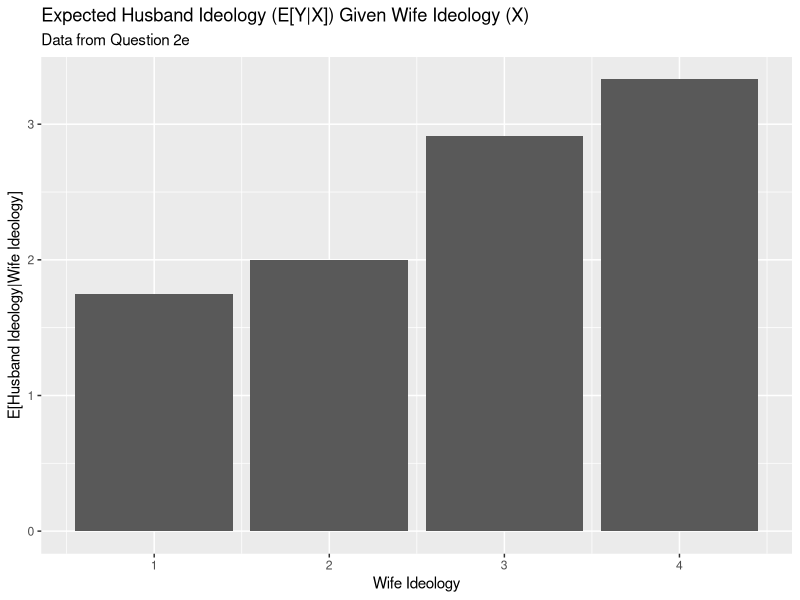

Source code (R):
## ---- chunk 1
knitr::opts_chunk$set(echo = TRUE)
set.seed(6800)
library(tidyverse)
## ---- chunk 2
# First, I create the "women" dataset. Most of what we looked at in question 2 
# was Y|X, or men|women. So it's easier to create "women" first and then base the men off
# of that because the calculations are already done.

women <- sample(1:4, size = 1000, replace = TRUE, prob = c(.24, .25, .33, .18))

# Create an empty vector for men that I can modify with a for loop.

men <- c(rep(1, 1000))

couples <- data.frame(women, men)

# For loop time. For the probabilities, I used the probability at each value (X, Y)
# and divided it by the marginal probability for (X = x) for each value.

for(i in 1:1000){
  if(couples$women[i] == 1){
    couples$men[i] <- sample(1:4, replace = TRUE, prob = c((.12/.24), (.08/.24), 
                                                           (.02/.24), (.02/.24)))
  }
  else if(couples$women[i] == 2){
    couples$men[i] <- sample(1:4, replace = TRUE, prob = c((.05/.25), (.17/.25), 
                                                           (.01/.25), (.02/.25)))
  }
    else if(couples$women[i] == 3){
      couples$men[i] <- sample(1:4, replace = TRUE, prob = c((.01/.33), (.05/.33), 
                                                             (.23/.33), (.04/.33)))
    }
    else(couples$men[i] <- sample(1:4, replace = TRUE, prob = c((.01/.18), (.02/.18), 
                                                                (.05/.18), (.10/.18))))
}
## ---- chunk 3

ideology_prob <- function(x, y){
 newmen <- couples %>% 
   filter(women == x) %>%
   filter(men == y)
 return <- nrow(newmen)/nrow(couples)
 return
}

ideology_prob(1, 4)
ideology_prob(2, 2)
ideology_prob(4, 3)
## ---- chunk 4
# First, I have to set up a dataset.

plotx <- c(1, 2, 3, 4)
ploty <- c(1.75, 2, 2.91, 3.33)

plot <- data.frame(plotx, ploty)


plot1 <- ggplot(plot, aes(x = plotx, y = ploty)) +
  geom_col() +
  labs(title = "Expected Husband Ideology (E[Y|X]) Given Wife Ideology (X)",
       subtitle = "Data from Question 2e",
       y = "E[Husband Ideology|Wife Ideology]",
       x = "Wife Ideology")

plot1
## ---- chunk 5
mean(couples$women)
mean(couples$men)
var(couples$women)
var(couples$men)
